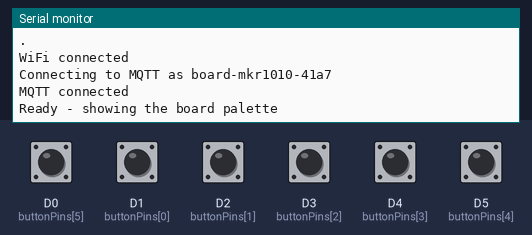
The sketch below on a simulated Arduino MKR. Shown: the last lines printed to the serial monitor. The test bench sets the inputs (shaded band); at power-on: D0 (buttonPins[5]), D1 (buttonPins[0]), D2 (buttonPins[1]), D3 (buttonPins[2]), D4 (buttonPins[3]), D5 (buttonPins[4]) HIGH. WiFi joins after 1.5 s; servers stay silent unless stated; random numbers use the default seed unless the sketch sets one; no MQTT or app messages arrive unless stated.

Above: at 7.7 s.
7.8 s: D0 (buttonPins[5]) pulled LOW for 0.15 s
At 8.8 s:
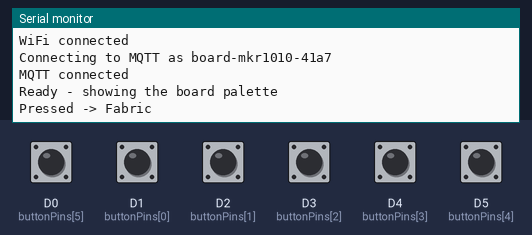
9.4 s: D1 (buttonPins[0]) pulled LOW for 0.15 s
At 10.1 s:
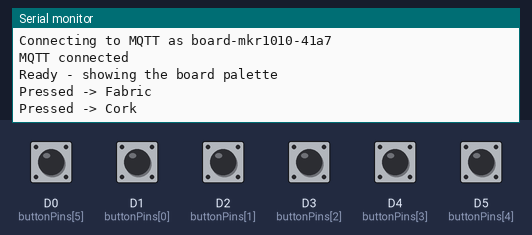
11.0 s: D2 (buttonPins[1]) pulled LOW for 0.15 s
At 12.2 s:
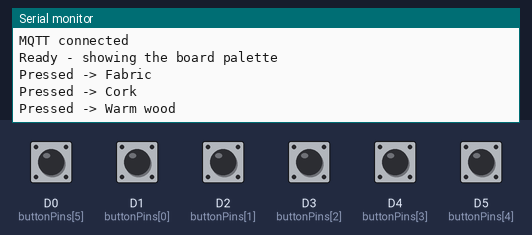
12.6 s: D3 (buttonPins[2]) pulled LOW for 0.15 s
At 13.7 s:
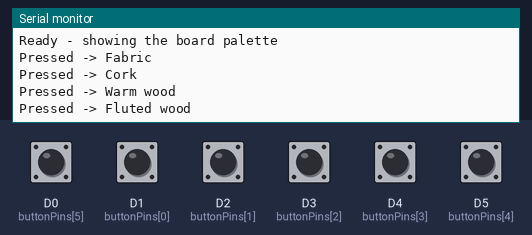
14.2 s: D4 (buttonPins[3]) pulled LOW for 0.15 s
At 14.9 s:
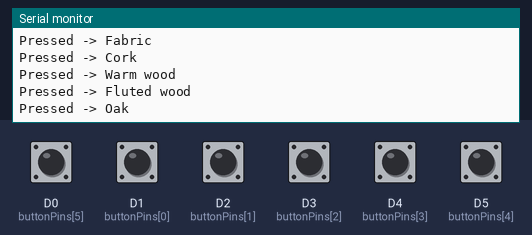
15.8 s: D5 (buttonPins[4]) pulled LOW for 0.15 s
At 17.3 s:
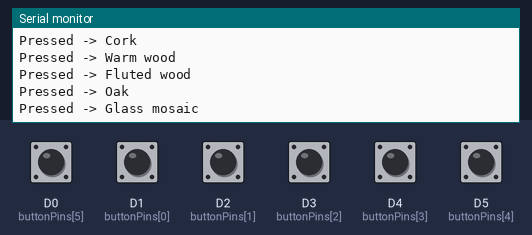

The sketch:

v5_mood_board.ino
```cpp
/*
  v5 MATERIAL MOOD BOARD -> Vespera  |  CASA0014, Arduino MKR1010
  ---------------------------------------------------------------
  Six material samples sit on hidden push buttons. Pressing a
  material changes Vespera's light to suit it.

  Changes from v4:
    - Pond scene replaced by a material mood board (6 interactive tiles)
    - Idle state: Vespera shows the board's palette, 2 columns per material,
      drifting slowly sideways
    - Pressing a tile shows that material's light scene
    - After 60 s with no press, Vespera returns to the idle palette
    - Material colours stored once in palette[6][3]
    - Final samples: blue glass dropped, cork added, colours matched to the real samples

    Button 1 (pin 1) : Cork          -> orange-brown with dark speckles
    Button 2 (pin 2) : Warm wood     -> wood-orange grain columns
    Button 3 (pin 3) : Fluted wood   -> pale birch rows with groove shadows
    Button 4 (pin 4) : Oak           -> yellow / warm-white stripes, moving
    Button 5 (pin 5) : Glass mosaic  -> yellow-white / yellow-green / black, shifting + glint
    Button 6 (pin 0) : Fabric        -> white / charcoal woven checker
    No press for 60 s                -> idle palette

  Vespera: topic student/CASA0014/luminaire/15
           12 columns x 6 rows = 72 LEDs, numbered down each column
  Wiring:  each button between its pin and GND (diagonal legs), INPUT_PULLUP
           pin 6 avoided - wired to the MKR1010's built-in LED
  Secrets: arduino_secrets.h is not in the repo - see README
  AI use:  see README
*/

#include <SPI.h>
#include <WiFiNINA.h>
#include <PubSubClient.h>
#include "arduino_secrets.h"

const char* mqtt_server = "mqtt.cetools.org";
const int   mqtt_port   = 1884;
String lightId = "15";
String mqtt_topic = "student/CASA0014/luminaire/" + lightId;

const int num_leds = 72;
const int payload_size = num_leds * 3;
byte RGBpayload[payload_size];
byte lastSent[payload_size];
bool forceSend = true;

WiFiClient wifiClient;
PubSubClient client(wifiClient);

const int NUM_BUTTONS = 6;
const int buttonPins[NUM_BUTTONS] = {1, 2, 3, 4, 5, 0};
enum Mode { CORK, WARM_WOOD, FLUTED_WOOD, OAK, GLASS_MOSAIC, FABRIC };
const int IDLE = -1;
const char* modeNames[NUM_BUTTONS] = {"Cork", "Warm wood", "Fluted wood", "Oak", "Glass mosaic", "Fabric"};

// Main colour of each material, in button order - used by the idle palette
const byte palette[NUM_BUTTONS][3] = {
  {190,  75,  15},   // cork         - dark orange-brown
  {240, 130,  45},   // warm wood    - wood orange
  {255, 200, 120},   // fluted wood  - pale birch
  {255, 190,  20},   // oak          - yellow
  {160, 220,  30},   // glass mosaic - yellow-green
  {230, 230, 225}    // fabric       - white
};

// Order the materials appear across Vespera in the idle state
const int idleOrder[NUM_BUTTONS] = {OAK, FABRIC, GLASS_MOSAIC, FLUTED_WOOD, WARM_WOOD, CORK};

const unsigned long DEBOUNCE_MS = 30;
int lastReading[NUM_BUTTONS];
int stableState[NUM_BUTTONS];
unsigned long lastChange[NUM_BUTTONS];

const unsigned long FRAME_MS = 100;
const unsigned long IDLE_TIMEOUT = 60000;   // 1 minute
unsigned long lastFrameTime = 0;
unsigned long lastPressTime = 0;
unsigned long frame = 0;
int currentMode = IDLE;

void setup() {
  Serial.begin(115200);
  unsigned long t0 = millis();
  while (!Serial && millis() - t0 < 3000) { }

  for (int i = 0; i < NUM_BUTTONS; i++) {
    pinMode(buttonPins[i], INPUT_PULLUP);
    lastReading[i] = HIGH;
    stableState[i] = HIGH;
    lastChange[i] = 0;
  }

  startWifi();
  client.setServer(mqtt_server, mqtt_port);
  client.setBufferSize(512);
  reconnectMQTT();

  Serial.println("Ready - showing the board palette");
}

void loop() {
  if (WiFi.status() != WL_CONNECTED) startWifi();
  if (!client.connected()) reconnectMQTT();
  client.loop();

  checkButtons();

  // No press for a minute -> back to the palette
  if (currentMode != IDLE && millis() - lastPressTime > IDLE_TIMEOUT) {
    currentMode = IDLE;
    Serial.println("Back to palette");
  }

  // Non-blocking frame timer, so buttons stay responsive while animating
  if (millis() - lastFrameTime >= FRAME_MS) {
    lastFrameTime = millis();
    drawCurrentMode();
    publishIfChanged();
    frame++;
  }
}

void checkButtons() {
  for (int i = 0; i < NUM_BUTTONS; i++) {
    int reading = digitalRead(buttonPins[i]);
    if (reading != lastReading[i]) {
      lastChange[i] = millis();
      lastReading[i] = reading;
    }
    // Debounce: accept a change only once it has been stable for DEBOUNCE_MS
    if (millis() - lastChange[i] > DEBOUNCE_MS && reading != stableState[i]) {
      stableState[i] = reading;
      if (stableState[i] == LOW) selectMode(i);
    }
  }
}

void selectMode(int mode) {
  currentMode = mode;
  lastPressTime = millis();
  frame = 0;
  Serial.print("Pressed -> ");
  Serial.println(modeNames[mode]);
}

void drawCurrentMode() {
  switch (currentMode) {
    case IDLE:         drawPalette();     break;
    case CORK:         drawCork();        break;
    case WARM_WOOD:    drawWarmWood();    break;
    case FLUTED_WOOD:  drawFlutedWood();  break;
    case OAK:          drawOak();         break;
    case GLASS_MOSAIC: drawGlassMosaic(); break;
    case FABRIC:       drawFabric();      break;
  }
}

// Idle: the six material colours drift sideways, 2 columns each
void drawPalette() {
  int shift = (frame / 5) % 12;            // one column every 0.5 s
  for (int i = 0; i < num_leds; i++) {
    int c = (colOf(i) + shift) % 12;
    int m = idleOrder[c / 2];
    setPixel(i, palette[m][0], palette[m][1], palette[m][2]);
  }
}

// --- cork: orange-brown with dark speckles ---
void drawCork() {
  for (int i = 0; i < num_leds; i++) {
    if ((i * 37) % 7 == 0) setPixel(i, 60, 20, 0);      // dark speckle
    else                   setPixel(i, 190, 75, 15);    // cork
  }
}

// --- warm wood: vertical grain columns ---
void drawWarmWood() {
  for (int i = 0; i < num_leds; i++) {
    if (colOf(i) % 2 == 0) setPixel(i, 240, 130, 45);   // wood orange
    else                   setPixel(i, 255, 175, 95);   // lighter grain
  }
}

// --- fluted wood: horizontal flutes, like the sticks ---
void drawFlutedWood() {
  for (int i = 0; i < num_leds; i++) {
    if (rowOf(i) % 2 == 0) setPixel(i, 255, 200, 120);  // pale birch
    else                   setPixel(i, 140, 80, 30);    // groove shadow
  }
}

// --- oak: yellow and warm-white stripes, moving sideways ---
void drawOak() {
  const int stripeWidth = 6;
  for (int i = 0; i < num_leds; i++) {
    int band = ((i + frame) / stripeWidth) % 2;
    if (band == 0) setPixel(i, 205, 100, 20);           // yellow
    else           setPixel(i, 255, 240, 200);          // warm white
  }
}

// --- glass mosaic: three tones in 2x2 squares, shifting diagonally, with glints ---
void drawGlassMosaic() {
  const int cell = 2;
  int shift = frame / 4;
  for (int i = 0; i < num_leds; i++) {
    int tone = (colOf(i) / cell + rowOf(i) / cell + shift) % 3;
    if (tone == 0)      setPixel(i, 255, 240, 170);     // yellow-white
    else if (tone == 1) setPixel(i, 230, 250, 10);      // yellow-green
    else                setPixel(i, 0, 0, 0);           // black
    if ((i * 7 + frame) % 37 == 0) setPixel(i, 255, 255, 255);   // glint
  }
}

// --- fabric: fine woven checker, white and charcoal ---
void drawFabric() {
  for (int i = 0; i < num_leds; i++) {
    if ((colOf(i) + rowOf(i)) % 2 == 0) setPixel(i, 230, 230, 225);
    else                                 setPixel(i, 10, 10, 15);
  }
}

// LEDs are numbered down each column: 0-5 = column 0, 6-11 = column 1, ...
int colOf(int i) { return i / 6; }
int rowOf(int i) { return i % 6; }

void setPixel(int pixel, byte r, byte g, byte b) {
  if (pixel < 0 || pixel >= num_leds) return;
  RGBpayload[pixel * 3 + 0] = r;
  RGBpayload[pixel * 3 + 1] = g;
  RGBpayload[pixel * 3 + 2] = b;
}

// Publish only when the frame has changed, so static patterns are sent once
void publishIfChanged() {
  if (!client.connected()) return;
  if (!forceSend && memcmp(RGBpayload, lastSent, payload_size) == 0) return;
  if (client.publish(mqtt_topic.c_str(), RGBpayload, payload_size)) {
    memcpy(lastSent, RGBpayload, payload_size);
    forceSend = false;
  } else {
    Serial.println("Publish failed");
  }
}

void startWifi() {
  Serial.print("Connecting to WiFi: ");
  Serial.println(SECRET_SSID);
  while (WiFi.status() != WL_CONNECTED) {
    WiFi.begin(SECRET_SSID, SECRET_PASS);
    delay(5000);
    Serial.print(".");
  }
  Serial.println("\nWiFi connected");
}

void reconnectMQTT() {
  while (!client.connected()) {
    String clientId = "board-mkr1010-" + String(random(0xffff), HEX);
    Serial.print("Connecting to MQTT as ");
    Serial.println(clientId);
    if (client.connect(clientId.c_str(), SECRET_MQTTUSER, SECRET_MQTTPASS)) {
      Serial.println("MQTT connected");
      forceSend = true;
    } else {
      Serial.print("MQTT failed, rc=");
      Serial.print(client.state());
      Serial.println(" - retrying in 5 s");
      delay(5000);
    }
  }
}
```

arduino_secrets.example.h
```cpp
// Copy this file to arduino_secrets.h in the same folder and fill in your own values.
// arduino_secrets.h is listed in .gitignore and must never be committed.
#define SECRET_SSID      "your-wifi-name"
#define SECRET_PASS      "your-wifi-password"
#define SECRET_MQTTUSER  "your-mqtt-username"
#define SECRET_MQTTPASS  "your-mqtt-password"
```

Measured:
- after the input at 7.8 s, the serial monitor: prints a new line at once (image 1)
- after the input at 9.4 s, the serial monitor: prints a new line at once (image 2)
- after the input at 11.0 s, the serial monitor: prints a new line at once (image 3)
- after the input at 12.6 s, the serial monitor: prints a new line at once (image 4)
- after the input at 14.2 s, the serial monitor: prints a new line at once (image 5)
- after the input at 15.8 s, the serial monitor: prints a new line at once (image 6)
